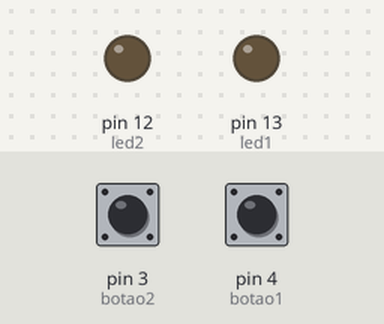
A sketch run on a simulated Arduino Uno, built with avr-gcc and run on an emulated ATmega328P. Shown: output pins drawn as LEDs (lit = HIGH). The test bench sets the inputs (shaded band); at power-on: pin 3 (botao2) HIGH, pin 4 (botao1) HIGH.

Above: at 1.2 s.
1.3 s: pin 3 (botao2) pulled LOW for 0.15 s
At 1.8 s:
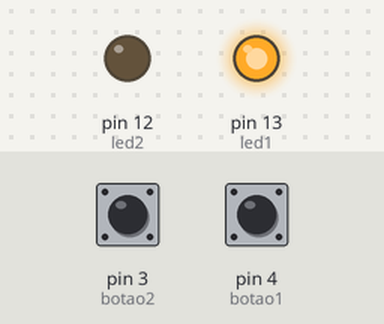
At 2.7 s:
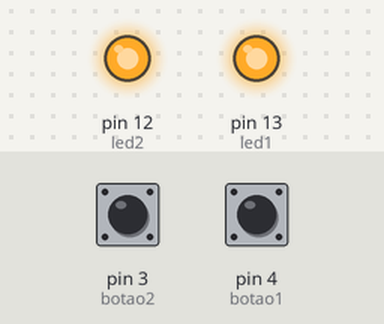
Timing chart, 0 to 4.3 s (numbered marks = the images above; inputs shaded):
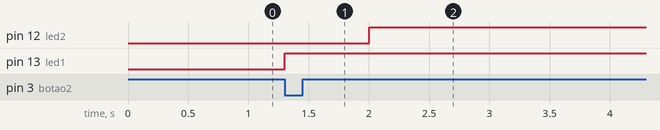

The sketch:

atividade_15_prensa_hidraulica_com_comando_bi_manual.ino
```cpp
int led1= 13;
int led2= 12;
int botao1 = 4;
int botao2 = 3;
int tempoanterior = 0;
unsigned long tempo = 0;
int intervalo = 2000;
bool passou = false;
int estadoA = HIGH;
int estadoB = HIGH;
void setup()
{
	pinMode(led1, OUTPUT);
  	pinMode(led2, OUTPUT);
 	 pinMode(botao1, INPUT_PULLUP);
    pinMode(botao2, INPUT_PULLUP);

}
void loop()
{
  int leituraA = digitalRead(botao1);
  int leituraB = digitalRead(botao2);
  tempo = millis();

  if(leituraA == LOW && estadoA == HIGH){
  if(passou == false){
    tempoanterior = millis();
  }
}

if(leituraB == LOW && estadoB == HIGH){
  if(millis() - tempoanterior <= intervalo){
    digitalWrite(led1, HIGH);
  }
}

if(millis() - tempoanterior > intervalo){
  passou = true;
  digitalWrite(led2, HIGH);
  tempoanterior = 0;
}

estadoA = leituraA;
estadoB = leituraB;
}
```

Measured:
- after the input at 1.3 s, pin 13 (led1): LOW → HIGH at once
